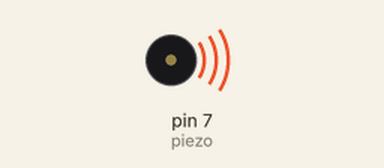
A sketch run on a simulated Arduino Uno, built with avr-gcc and run on an emulated ATmega328P. Parts: buzzer (waves = sounding).

Above: at 0.2 s.
At 6.3 s:
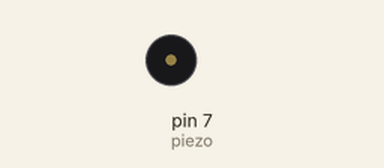
Timing chart, 0 to 8.5 s (numbered marks = the images above):
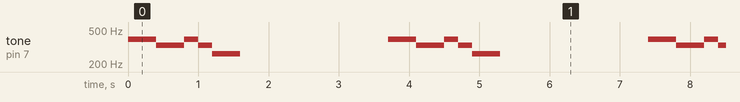

The sketch:

sketch_oct13d.ino
```cpp
const int piezo = 7;
char code[] ={'C','D','E','F','G','A','B','T'};
unsigned int freq[] = {262,294,330,349,392,440,494,523};
char mData[] = "GGGGEEEEpGGEECCCCpDDDDEEDDpCCEEGGGGpTGTTGGpTTGGEEEEpGGGGDDFFpEEDDCCCC";
const byte mSize = sizeof(mData);

char  data[]="EEEECCCCEECCAAAA";

void setup()
{
  pinMode(piezo, OUTPUT);
}

void loop()
{
  for(int i=0;i<sizeof(data);i++){
    tone(7, freq[data[i]-'A'], 100);
    delay(100);
  }

  delay(2000);
}
```

Measured:
- by itself, tone on pin 7 (piezo): repeats every 3.7 s: 330 Hz 0.40 s, 392 Hz 0.20 s, 330 Hz 0.20 s, 262 Hz 0.40 s, silent 2.1 s, 392 Hz 0.40 s
